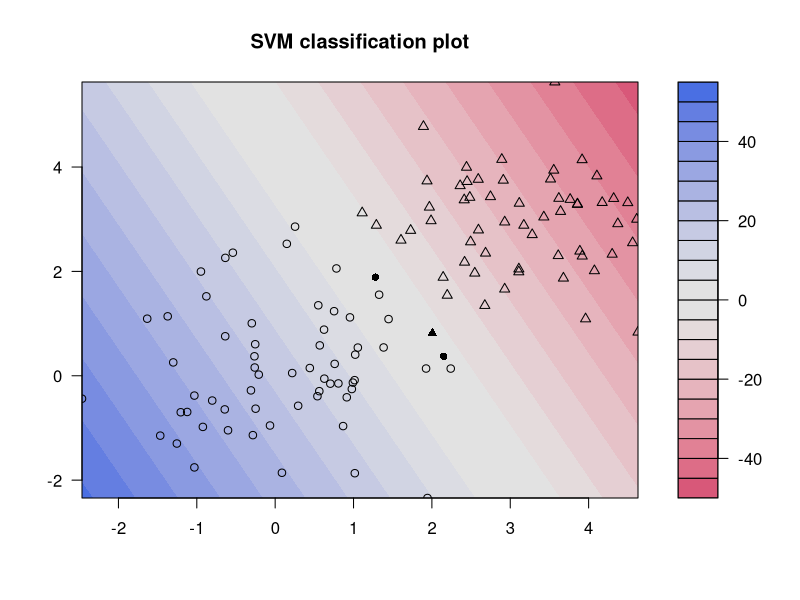

Reproduce this figure in R.
require(kernlab)

n <- 150 # number of data points
p <- 2 # dimension

sigma <- 1 # variance of the distribution
meanpos <- 0 # centre of the distribution of positive examples
meanneg <- 3 # centre of the distribution of negative examples
npos <- round(n/2) # number of positive examples
nneg <- n-npos # number of negative examples

# Generate the positive and negative examples
xpos <- matrix(rnorm(npos*p,mean=meanpos, sd=sigma), npos, p)
xneg <- matrix(rnorm(nneg*p,mean=meanneg, sd=sigma), npos ,p)
x <- rbind(xpos, xneg)
# Generate the labels
y <- matrix(c(rep(1, npos), rep(-1, nneg)))


## Prepare a training and a test set ##
ntrain <- round(n*0.8) # number of training examples
tindex <- sample(n,ntrain) # indices of training samples
xtrain <- x[tindex,]
xtest <- x[-tindex,]
ytrain <- y[tindex]
istest <- y[-tindex]
istrain=rep(0, n)
istrain[tindex]=1

# train the SVM
svp <- ksvm(xtrain, ytrain, type="C-svc", kernel="vanilladot", C=100, scaled=c())

# Look and understand what svp contains
# General summary
svp

# Attributes that you can access
attributes(svp)

# For example, the support vectors
alpha(svp)
alphaindex(svp)
b(svp)

# Use the built-in function to pretty-plot the classifier
plot(svp,data=xtrain)
